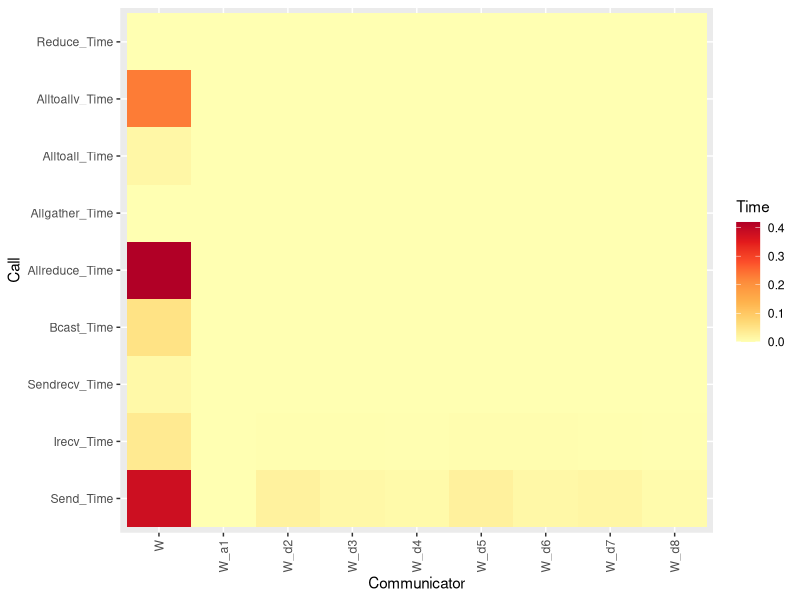
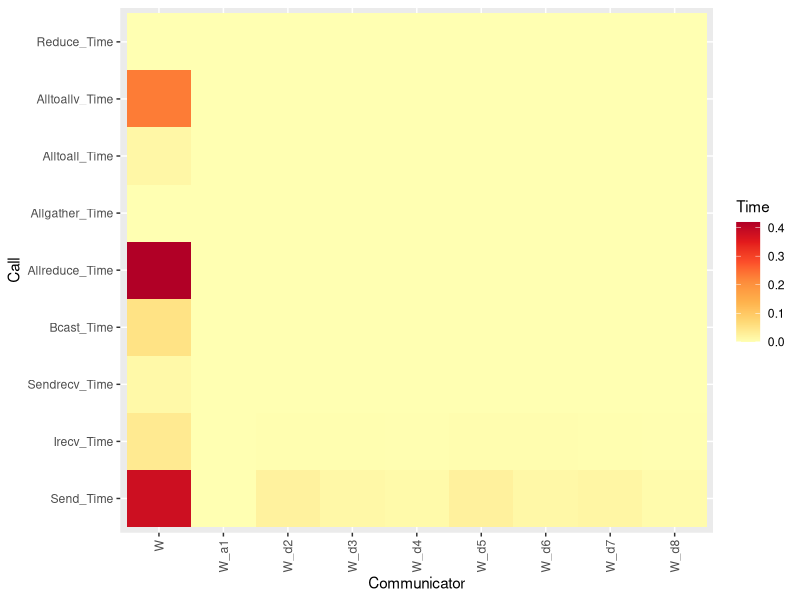

Here is the R script that generated these plots, in order:
df<-read.csv("lammps_64procs.csv",header=TRUE,skip=5)
library(ggplot2)

#g<-ggplot(data=df, aes(x=dose, y=len, fill=supp)) +
#  geom_bar(stat="identity")
df <- df[,colSums(df !=0) > 0]
df <- df[df$Comm != "NULL", ]

library(tidyverse)
df <- df %>% select(ends_with(c("_Time", "Comm")))
#df <- df %>% select()

#str(df)

library(reshape)

library(RColorBrewer)
#library(viridis)

df2 <- melt(df)
str(df2)
colnames(df2) <- c("Communicator", "Call", "Time")
#heatmap(as.matrix(df2[,-1]))
#library(RColorBrewer)
#coul <- colorRampPalette(brewer.pal(8, "PiYG"))(25)
g <- ggplot(df2, aes(x = Communicator, y = Call, fill = Time)) +
  geom_tile() + theme(axis.text.x = element_text(angle = 90, vjust = 0.5, hjust=1)) + 
  scale_fill_distiller(palette = 18,direction = 1)
  #scale_fill_viridis()
#scale_fill_gradient(low="yellow",high="black",space="Lab")
#scale_fill_gradient(low = "#ff2D00",high = "#ffffff",guide = "colorbar")
library(svglite)
ggsave(file="splatt_128procs.svg", plot=g, width=10, height=8)
print(g)
